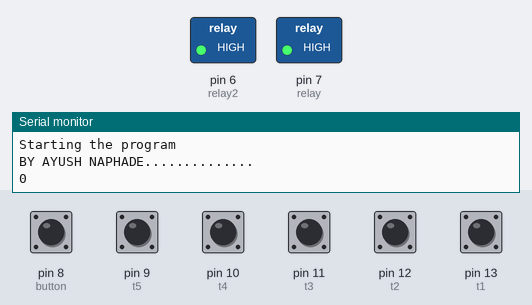
Bench run of a sketch on a simulated Arduino Uno, built with avr-gcc and run on an emulated ATmega328P. Parts: switched loads named in the sketch (green lamp = pin HIGH), the last lines printed to the serial monitor. The inputs (shaded band) are chosen by the test bench; at power-on: pin 8 (button), pin 9 (t5), pin 10 (t4), pin 11 (t3), pin 12 (t2), pin 13 (t1) HIGH.

Above: at 1.2 s.
1.3 s: pin 8 (button) pulled LOW for 0.15 s
At 2.7 s:
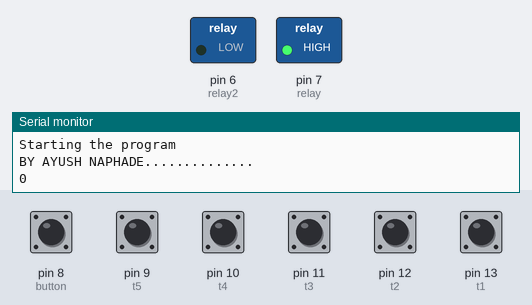
4.4 s: pin 8 (button) pulled LOW for 1 s
At 7.2 s:
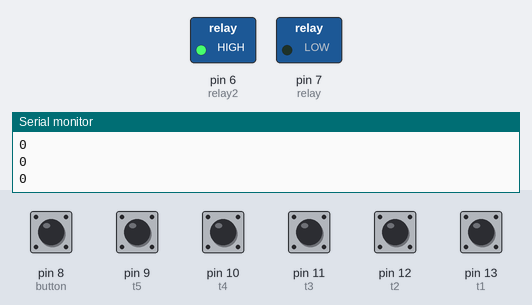
8.4 s: pin 8 (button) pulled LOW for 3.2 s
At 9.4 s:
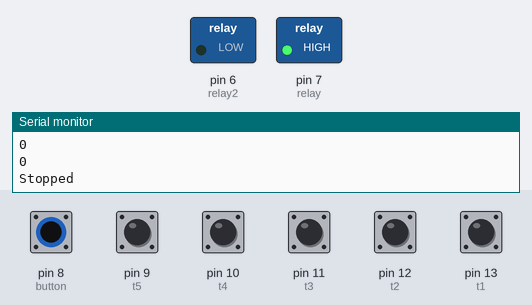
Timing chart, 0 to 15.9 s (numbered marks = the images above; inputs shaded):
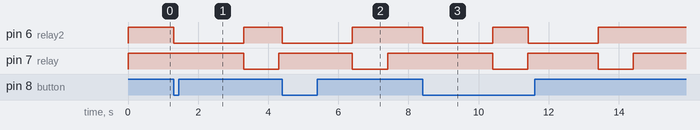

The sketch:

nandura_spark_coust_01.ino
```cpp
// gobal variable
int t1 = 13;
int t2 = 12;
int t3 = 11;
int t4 = 10;
int t5 = 9;

// timer
long  sixty = 60000;// for converting mirosecond
long timer = 0;

// trigger
int button = 8;
// relay
int  relay = 7;
int relay2 = 6;

void  select();
void setup() {
  // put your setup code here, to run once:
 pinMode(t1, INPUT_PULLUP);
 pinMode(t2, INPUT_PULLUP);
 pinMode(t3, INPUT_PULLUP);
 pinMode(t4, INPUT_PULLUP);
 pinMode(t5, INPUT_PULLUP);
 pinMode(button, INPUT_PULLUP);
 pinMode(relay, OUTPUT);
 pinMode(relay2, OUTPUT);
 digitalWrite(relay, HIGH);
 digitalWrite(relay2 , HIGH);

//  time selector to be selected
 select();
 Serial.begin(9600);
 Serial.println("Starting the program");
 Serial.println("BY AYUSH NAPHADE..............");
 Serial.println(timer);
}

void loop() {
  // put your main code here, to run repeatedly:
 if(digitalRead(button) == LOW){
   digitalWrite(relay2, LOW);
   delay(2000);
   Serial.print("Started");
   digitalWrite(relay2, HIGH);
   Serial.println(timer);
   Serial.println(timer*sixty);
   delay(timer*sixty);
   Serial.println(timer);
   Serial.println(timer*sixty);
   digitalWrite(relay , LOW);
   delay(1000);
   Serial.println("Stopped");
   digitalWrite(relay, HIGH);
 }

 delay(10);
}
void select(){

  if(digitalRead(t1) == LOW){
    timer = 15;
  }
  else if(digitalRead(t2) == LOW){
    timer = 30;
  }
  else if(digitalRead(t3) == LOW){
    timer = 60;
  }
  else if(digitalRead(t4) == LOW){
    timer = 90;
  }
  else if(digitalRead(t5) == LOW){
    timer = 120 ;
  }
  else timer = 0;
  return timer;
}
```

Measured:
- after the input at 1.3 s, pin 6 (relay2): HIGH → LOW at once, → HIGH 2.0 s later; pin 7 (relay): HIGH → LOW after 2.0 s, → HIGH 1.0 s later
- after the input at 4.4 s, pin 6 (relay2): HIGH → LOW at once, → HIGH 2.0 s later; pin 7 (relay): HIGH → LOW after 2.0 s, → HIGH 1.0 s later
- after the input at 8.4 s, pin 6 (relay2): alternates HIGH for 1.0 s and LOW for 2.0 s, 4 changes in all, then stays HIGH, starting at once; pin 7 (relay): alternates HIGH for 2.0 s and LOW for 1.0 s, 4 changes in all, then stays HIGH, starting after 2.0 s
